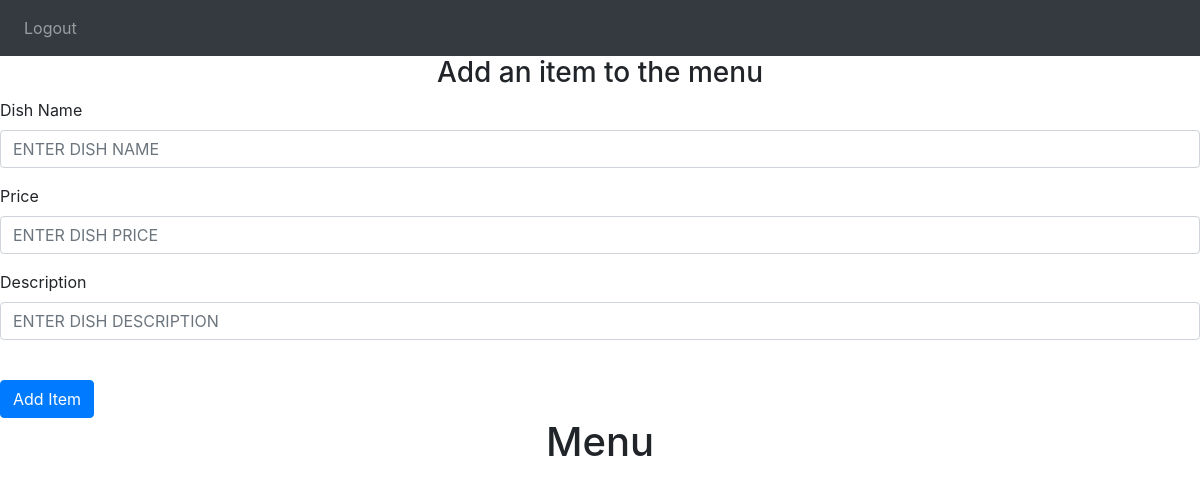
Page /add-menu-item (signed in) on the earlier database version.
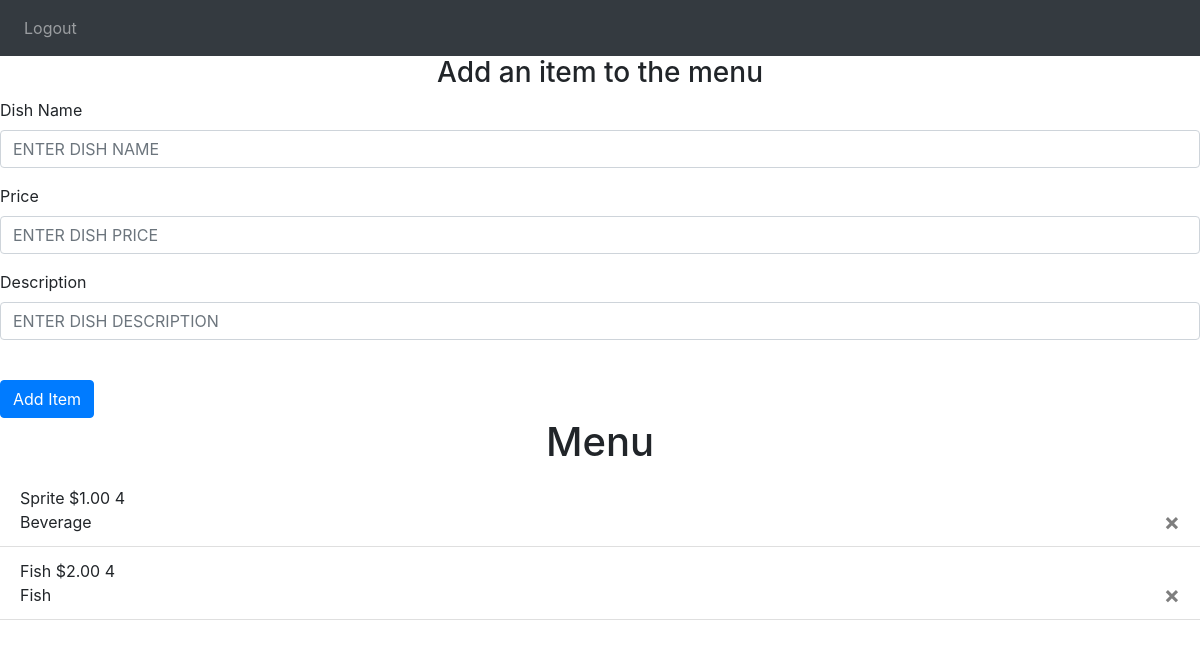
Same page on the later database version.
### avanzareApp/models.py (models this page shows)
class Menu(db.Model):
    id = db.Column(db.Integer, primary_key=True)
    name = db.Column(db.String(150), unique=True)
    price = db.Column(db.String(150))
    description = db.Column(db.String(10000))
    date = db.Column(db.DateTime(timezone=True), default=func.now())
    user_id = db.Column(db.Integer, db.ForeignKey('user.id'))

class User(db.Model, UserMixin):
    id = db.Column(db.Integer, primary_key=True)
    email = db.Column(db.String(150), unique=True)
    password = db.Column(db.String(150))
    first_name = db.Column(db.String(150))
    notes = db.relationship('Note')
    items = db.relationship('Menu')

### avanzareApp/views.py (the view, shortened to what this page needs)
@views.route('/add-menu-item', methods=['GET', 'POST'])
@login_required
def add_menu_item():
    return render_template("edit_menu.html", user=current_user)

### avanzareApp/__init__.py (called while the page is built)
def create_app():
    app = Flask(__name__)
    app.config['SECRET KEY'] = 'iudsdbciud ccdoi'
    app.config['SQLALCHEMY_DATABASE_URI'] = f'sqlite:///{DB_NAME}'
    db.init_app(app)
    from .views import views
    from .auth import auth
    app.register_blueprint(views, url_prefix='/')
    app.register_blueprint(auth, url_prefix='/')
    from .models import User, Note
    with app.app_context():
        db.create_all()
    login_manager = LoginManager()
    login_manager.login_view = 'auth.start_page'
    login_manager.init_app(app)
    @login_manager.user_loader
    def load_user(id):
        return User.query.get(int(id))
    return app

### avanzareApp/templates/edit_menu.html (shortened to what this page needs)
<!DOCTYPE html>
<html lang="en">
<head>
    <link
      rel="stylesheet"
      href="https://stackpath.bootstrapcdn.com/bootstrap/4.4.1/css/bootstrap.min.css"
    />
    <link
      rel="stylesheet"
      href="https://stackpath.bootstrapcdn.com/font-awesome/4.7.0/css/font-awesome.min.css"
    />
</head>
<body>
    <nav class="navbar navbar-expand-lg navbar-dark bg-dark">
        <div class="collapse navbar-collapse" id="navbar">
            <div class="navbar-nav">
                    <a class="nav-item nav-link" id="logout" href="/logout">Logout</a>
            </div>
        </div>
    </nav>
    {% block content %}
<form method="POST">
    <h3 align="center">Add an item to the menu</h3>
    <div class="form-group">
        <label for="name">Dish Name</label>
        <input
                type="name"
                class="form-control"
                id="name"
                name="name"
                placeholder="ENTER DISH NAME"
        />
    </div>
    <div class="form-group">
        <label for="price">Price</label>
        <input
                type="price"
                class="form-control"
                id="price"
                name="price"
                placeholder="ENTER DISH PRICE"
        />
    </div>
    <div class="form-group">
        <label for="description">Description</label>
        <input
                type="description"
                class="form-control"
                id="description"
                name="description"
                placeholder="ENTER DISH DESCRIPTION"
        />
    </div>
    <br />
    <button type="submit" class="btn btn-primary">Add Item</button>
</form>
    <h1 align="center">Menu</h1>
        <ul class="list-group list-group-flush" id="items">
          {% for item in user.items %}
              <li class="list-group-item">
                  {{ item.name }}
                  {{ item.price }}
                  {{ user.id }}
                  <br />
                  {{ item.description }}
                <button type="button" class="close" onClick="deleteMenuItem({{ item.id }})">
                  <span aria-hidden="true">&times;</span>
                </button>
              </li>
          {% endfor %}
        </ul>
{% endblock %}
</body>
</html>

Differences in the rows shown:
added Menu: name "Sprite", price "$1.00", description "Beverage"
now on this page (row unchanged): User: id "4"
added Menu: name "Fish", price "$2.00", description "Fish"
